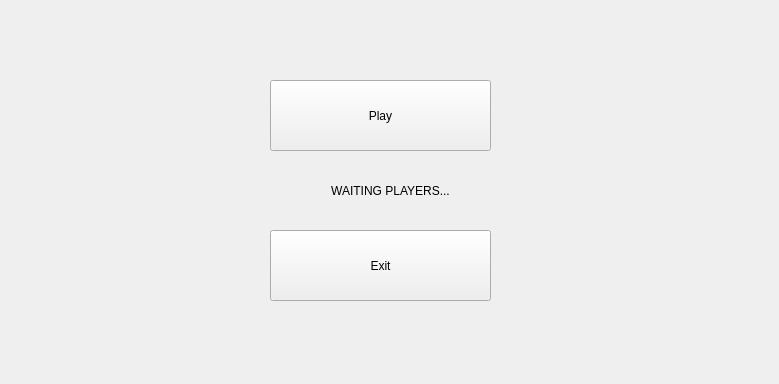
<?xml version="1.0" encoding="UTF-8"?>
<ui version="4.0">
 <class>MainMenu</class>
 <widget class="QMainWindow" name="MainMenu">
  <property name="geometry">
   <rect>
    <x>0</x>
    <y>0</y>
    <width>779</width>
    <height>384</height>
   </rect>
  </property>
  <property name="windowTitle">
   <string>MainWindow</string>
  </property>
  <widget class="QWidget" name="centralwidget">
   <widget class="QPushButton" name="Play">
    <property name="geometry">
     <rect>
      <x>270</x>
      <y>80</y>
      <width>221</width>
      <height>71</height>
     </rect>
    </property>
    <property name="text">
     <string>Play</string>
    </property>
   </widget>
   <widget class="QPushButton" name="Exit">
    <property name="geometry">
     <rect>
      <x>270</x>
      <y>230</y>
      <width>221</width>
      <height>71</height>
     </rect>
    </property>
    <property name="text">
     <string>Exit</string>
    </property>
   </widget>
   <widget class="QLabel" name="label">
    <property name="geometry">
     <rect>
      <x>190</x>
      <y>80</y>
      <width>401</width>
      <height>221</height>
     </rect>
    </property>
    <property name="styleSheet">
     <string notr="true">
font: 30pt &quot;Noto Sans&quot;;</string>
    </property>
    <property name="text">
     <string>WAITING PLAYERS...</string>
    </property>
    <property name="alignment">
     <set>Qt::AlignCenter</set>
    </property>
   </widget>
  </widget>
 </widget>
 <resources/>
 <connections/>
</ui>
